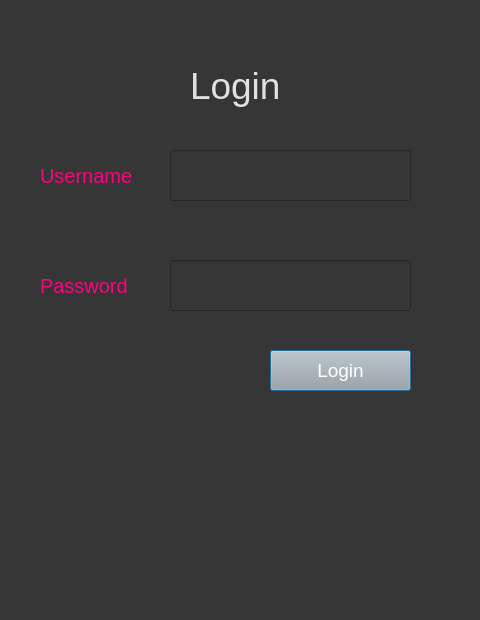
<?xml version="1.0" encoding="UTF-8"?>
<ui version="4.0">
 <class>Dialog</class>
 <widget class="QDialog" name="Dialog">
  <property name="geometry">
   <rect>
    <x>0</x>
    <y>0</y>
    <width>480</width>
    <height>620</height>
   </rect>
  </property>
  <property name="windowTitle">
   <string>Dialog</string>
  </property>
  <property name="styleSheet">
   <string notr="true">background-color: rgb(54, 54, 54);</string>
  </property>
  <widget class="QLabel" name="label">
   <property name="geometry">
    <rect>
     <x>190</x>
     <y>50</y>
     <width>121</width>
     <height>71</height>
    </rect>
   </property>
   <property name="styleSheet">
    <string notr="true">color:rgb(225, 225, 225); font-size:28pt;</string>
   </property>
   <property name="text">
    <string>Login</string>
   </property>
  </widget>
  <widget class="QLabel" name="label_2">
   <property name="geometry">
    <rect>
     <x>40</x>
     <y>160</y>
     <width>111</width>
     <height>31</height>
    </rect>
   </property>
   <property name="styleSheet">
    <string notr="true">font-size:15pt; color:rgb(255, 0, 127)</string>
   </property>
   <property name="text">
    <string>Username</string>
   </property>
  </widget>
  <widget class="QLineEdit" name="email">
   <property name="geometry">
    <rect>
     <x>170</x>
     <y>150</y>
     <width>241</width>
     <height>51</height>
    </rect>
   </property>
   <property name="styleSheet">
    <string notr="true">font-size:14pt; color:rgb(243, 243, 243)</string>
   </property>
  </widget>
  <widget class="QLineEdit" name="password">
   <property name="geometry">
    <rect>
     <x>170</x>
     <y>260</y>
     <width>241</width>
     <height>51</height>
    </rect>
   </property>
   <property name="styleSheet">
    <string notr="true">font-size:14pt; color:rgb(243, 243, 243)</string>
   </property>
   <property name="text">
    <string/>
   </property>
  </widget>
  <widget class="QLabel" name="label_3">
   <property name="geometry">
    <rect>
     <x>40</x>
     <y>270</y>
     <width>111</width>
     <height>31</height>
    </rect>
   </property>
   <property name="styleSheet">
    <string notr="true">font-size:15pt; color:rgb(255, 0, 127)</string>
   </property>
   <property name="text">
    <string>Password</string>
   </property>
  </widget>
  <widget class="QPushButton" name="loginbutton">
   <property name="geometry">
    <rect>
     <x>270</x>
     <y>350</y>
     <width>141</width>
     <height>41</height>
    </rect>
   </property>
   <property name="styleSheet">
    <string notr="true">background-color: rgb(167, 168, 167); font-size:14pt; color:rgb(255, 255, 255)</string>
   </property>
   <property name="text">
    <string>Login</string>
   </property>
  </widget>
 </widget>
 <resources/>
 <connections/>
</ui>
